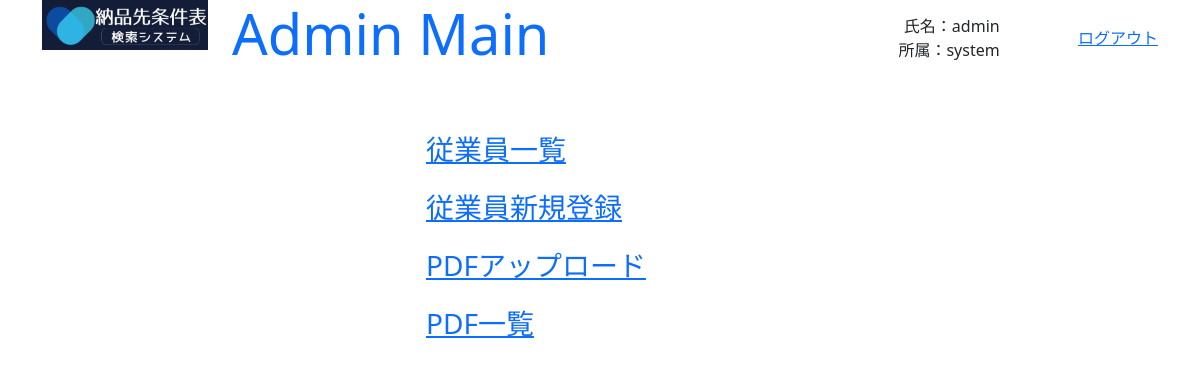
Page /admin_main (signed in) on the earlier database version.
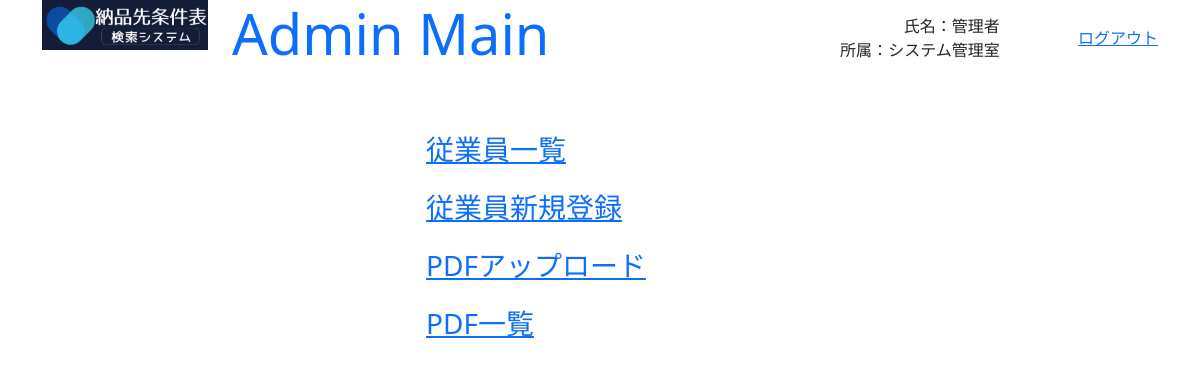
Same page on the later database version.
### GreenLine/models.py (models this page shows, shortened)
class Employee(models.Model) :
    organization = models.ForeignKey(Organization, on_delete=models.CASCADE)
    name = models.CharField(max_length=32, default='')
    kana_regex = RegexValidator(regex=r'^[ァ-ヴー]+$', message='カナはカタカナのみ入力できます')
    kana = models.CharField(validators=[kana_regex], max_length=64, default='')
    phone_regex = RegexValidator(regex=r'^[0-9]+$', message='電話番号は半角数字のみ入力できます')
    phone = models.CharField(validators=[phone_regex], max_length=16, default='')
    password = models.CharField(max_length=16, default='')
    auth = models.BooleanField(default=False)

class Organization(models.Model) :
    name = models.CharField(max_length=200, default='')

### GreenLine/views.py (the view)
# urls.py: path('admin_main', admin_main, name="admin_main"),
@csrf_exempt
def admin_main(request) :
    employee = get_employee(request, True)
    if not employee :
        return redirect('admin_login')
    params = {
        'title' : 'Admin Main',
        'msg' : '',
        'name' : employee.name,
        'organizaion' : employee.organization.name,
    }
    return render(request, 'admin_main.html', params)

### GreenLine/views.py (called while the page is built)
def get_employee(request, auth_flg) :
    if not 'employee' in request.session :
        return None
    employee = Employee.objects.filter(id=request.session['employee']).first()
    if not employee :
        return None
    if auth_flg and not employee.auth :
        return None
    return employee

### GreenLine/templates/admin_main.html (shortened to what this page needs)
{% load static %}
<!doctype html>
<html lang="ja">
<head>
    <link href="https://cdn.jsdelivr.net/npm/bootstrap@5.3.0-alpha1/dist/css/bootstrap.min.css" rel="stylesheet">
</head>
<body class="container" style="height: 95vh;">
    <div class="row align-items-start">
        <div class="col-2"><img src="{% static 'title.png' %}" width="100%"></div>
        <div id="main_header" class="col-10 container" style="height: 10vh; padding-bottom: 10px;">
            <div class="row align-items-center">
                <div class="col-6 text-start"><h1 class="display-4 text-primary">{{ title }}</h1></div>
                <div class="col-4 container">
                    <div class="row"><div class="col text-end">氏名：{{ name }}</div></div>
                    <div class="row"><div class="col text-end">所属：{{ organizaion }}</div></div>
                </div>
                <div class="col-2 container">
                    <div class="row"><div class="col text-end"><a href="{% url 'admin_login' %}">ログアウト</a></div></div>
                </div>
            </div>
        </div>
    </div>
    <div id="main_menu" class="container mt-5">
        <div class="row"><div class="col-4"></div><div class="col-8"><p class="fs-3 text"><a href="{% url 'show_employees' %}">従業員一覧</a></p></div></div>
        <div class="row"><div class="col-4"></div><div class="col-8"><p class="fs-3 text"><a href="{% url 'add_employee' %}">従業員新規登録</a></p></div></div>
        <div class="row"><div class="col-4"></div><div class="col-8"><p class="fs-3 text"><a href="{% url 'add_file' %}">PDFアップロード</a></p></div></div>
        <div class="row"><div class="col-4"></div><div class="col-8"><p class="fs-3 text"><a href="{% url 'show_files' %}">PDF一覧</a></p></div></div>
    </div>
</body>
</html>

Differences in the rows shown:
changed Employee: name "admin" → "管理者"
changed Organization: name "system" → "システム管理室"
